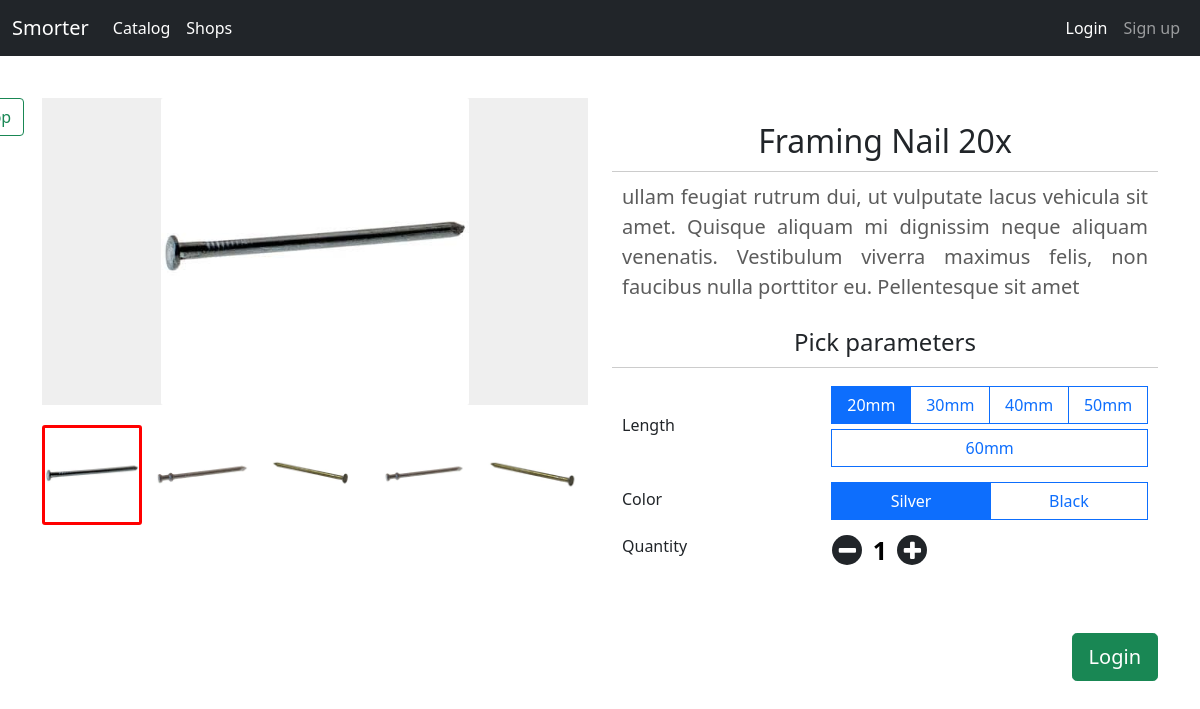
The page /item/34/ on the database its author committed.
### eshop/models.py (models this page shows, shortened)
class Item(models.Model):
    shop = models.ForeignKey(Shop, null=False, blank=False, on_delete=models.CASCADE)
    title = models.CharField(max_length=150, blank=False, null=False)
    description = models.TextField(blank=True, null=True)
    path = models.CharField(max_length=200, blank=False, null=False)
    price = models.DecimalField(decimal_places=2, max_digits=9, blank=False, null=False)
    specs = models.CharField(max_length=1000, default={})
    class Meta:
        ordering = ["shop", "path"]

class ItemImage(models.Model):
    item = models.ForeignKey(Item, null=False, blank=False, on_delete=models.CASCADE)
    image = models.ImageField(width_field='image_width', height_field='image_height', upload_to=item_img_path, null=False, blank=False)
    image_width = models.IntegerField(null=True)
    image_height = models.IntegerField(null=True)
    alt = models.CharField(max_length=50, default="item_image")

### eshop/views.py (the view)
# urls.py: path('item/<int:id>/', views.view_item, name="view_item"),
def view_item(request, id):
    item = get_object_or_404(Item, id=id)
    if request.method == 'POST':
        form_input = {**request.POST}
        print(form_input)
        oitem = OrderedItem.objects.create(item=item, specs=form_input["specs"][0], count=form_input["qty"][0])
        request.user.smorteruser.cart.items.add(oitem)
        return HttpResponseRedirect(f"/item/{item.id}/")
    return render(request, "eshop/item/view.html", {"item": item})

### eshop/templatetags/tags.py (called while the page is built)
@register.filter(name='item_image')
def item_image(value):
    if len(value):
        return value[0].image.url

@register.filter(name='attr')
def attr(value, arg):
    if value:
        return value.get(arg)

@register.filter(name='jsonParse')
def json_parse(value):
    if value:
        return json.loads(value)

@register.filter(name="is_admin")
def is_admin(user, shop):
    return is_shop_admin(user, shop)

### eshop/views.py (called while the page is built)
def is_shop_admin(user, shop):
    return user.is_authenticated and shop.admin_group in user.smorteruser.groups.all()

### eshop/templates/eshop/item/view.html (shortened to what this page needs)
{% extends "base.html" %}
{% load tags %}
{% load static %}
{% block content %}
    <div class="container editable">
        <div class="row">
            <div class="col-md-6">
            <div class="img-wrapper">
                <div>
                    {% if item.itemimage_set.all|item_image %}
                        <img id="main-img" src="{{ item.itemimage_set.all|item_image }}" alt="{{ item.title }}">
                    {% else %}
                        <img id="main-img" src="{% static 'img/item-placehloder.png' %}" alt="{{ item.title }}">
                    {% endif %}
                </div>
            </div>
            <div class="img-holder">
                {% for img in item.itemimage_set.all %}
                    <img src="{{ img.image.url }}" alt="{{ item.alt }}">
                {% endfor %}
            </div>
            </div>
            <div class="col-md-6">
                <br>
                <h2 class="item-view-title text-center">{{ item.title }}</h2>
                <p class="item-description">{{ item.description }}</p>
                {% if item.specs|jsonParse %}
                    <h5 class="specs-title">Pick parameters</h5>
                {% endif %}
                <form method="POST">
                    <div id="specs">
                        {% for spec in item.specs|jsonParse %}
                            <div class="form-group specs-box">
                                <h6 class="" >{{ spec }}</h6>
                                <div class="btn-group" role="group" aria-label="Basic radio toggle button group{{ spec }}">
                                    {% for option in item.specs|jsonParse|attr:spec %}
                                        <label class="btn btn-outline-primary" onClick="click_radio(this)" for="btnradio{{ option }}">{{ option }}</label>
                                    {% endfor %}
                                </div>
                            </div>
                        {% endfor %}
                        <div class="form-group specs-box">
                                <h6>Quantity</h6>
                                <div class="qty">
                                    <div class="minus bg-dark"><i onClick="click_minus()" class="fa fa-minus count-icon"></i></div>
                                    <div class="count">1</div>
                                    <div class="minus bg-dark"><i onclick="click_plus()" class="fa fa-plus count-icon"></i></div>
                                </div>
                            </div>
                    </div>
                    <br><br>
                    <div class="text-end">
                        {% if user.is_authenticated %}
                            <button type="sdfsdsubmit" class="btn btn-success btn-lg">Add to cart</button>
                        {% else %}
                            <a href="{% url 'login' %}" class="btn btn-success btn-lg">Login</a>
                        {% endif %}
                    </div>
                </form>
            </div>
        </div>
        <a class="shop-btn btn btn-outline-success" href="{% url 'view_shop' item.shop.id %}">Shop</a>
    </div>
{% endblock %}

### static/css/style.css (style rules this page uses)
.img-wrapper { padding: 0; box-sizing: border-box; resize: horizontal; max-width: 100%; }
.img-wrapper div { width: 100%; padding-bottom: 56.25%; background-color: rgb(239, 239, 239); display: flex; align-items: center; justify-content: center; position: relative; }
.img-wrapper div img { position: absolute; top: 0; bottom: 0; left: 0; right: 0; height: 100%; width: auto; margin: 0 auto; border-radius: 2px; }
.img-holder { display: flex; align-items: center; height: 120px; margin-top: 10px; padding: 10px 0; scrollbar-width: none; overflow-x: auto; }
.img-holder img { height: 100%; width: auto; margin-right: 10px; cursor: pointer; border-radius: 3px; border: white solid 3px; }
.img-holder img:last-child { margin-right: 0; }
.active-img { border: rgb(255, 0, 0) solid 3px !important; padding: -3px; }
.item-view-title { padding-bottom: 3px; }
.item-description { padding: 10px; border-top: 1px rgb(204, 204, 204) solid; color: rgb(92, 92, 92); font-size: 20px; text-align: justify; }
#specs { padding: 10px; }
.specs-title { font-size: 24px; font-weight: 400; padding-bottom: 10px; border-bottom: 1px rgb(204, 204, 204) solid; text-align: center; }
.specs-box { display: flex; align-items: center; justify-content: space-between; }
.specs-box { margin-bottom: 10px; }
.specs-box > div { width: 60%; display: flex; flex-wrap: wrap; }
.specs-box > div > label { border-radius: 0 !important; margin-bottom: 5px; }
.count-icon { color: white; font-size:22px !important; cursor:pointer; padding-top: 5px; }
.qty .count { color: #000; font-size: 25px; font-weight: 700; line-height: 30px; padding: 0 2px; min-width: 35px; text-align: center; }
.qty .minus { cursor: pointer; color: white; width: 30px; height: 30px; border-radius: 50%; }
div { text-align: center; }
.count { border: 0; width: 2%; }
.editable { position: relative; margin-top: 42px; }
.shop-btn { position: absolute; top: 0; left: -70px; }

### rows shown on the page
Item: itemimage_set.all|item_image (picture), title "Framing Nail 20x", description "ullam feugiat rutrum dui, ut vulputate lacus vehicula sit amet. Quisque aliquam mi dignissim neque aliquam venenatis. Vestibulum viverra maximus felis, non faucibus nulla porttitor eu. Pellentesque sit amet"
ItemImage: image (picture)
ItemImage: image (picture)
ItemImage: image (picture)
ItemImage: image (picture)
ItemImage: image (picture)

### other values the page prints
{{ spec }} "Length" "Color"
{{ option }} "20mm" "30mm" "40mm" "50mm" "60mm" "Silver" "Black"
